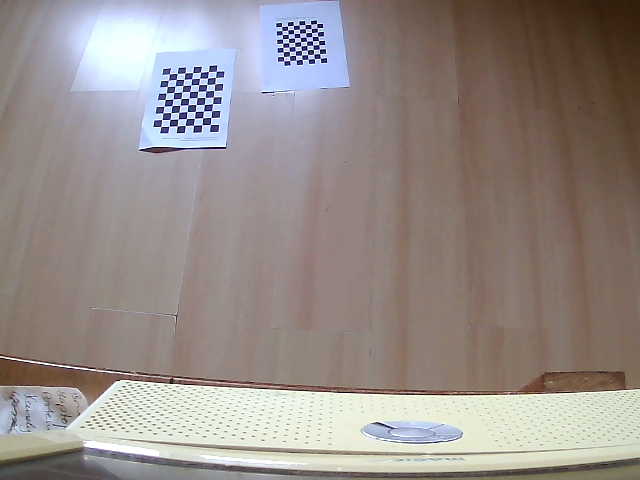
#> input picture old/meep.png, 640 x 480 px
$ python measurer_corner_detection.py
#> lines starting #> are read from the running program, lines starting #| are printed output that depends on the picture
import skimage
from skimage import io, color, morphology, transform, data, draw, feature
from skimage.feature import *
import matplotlib.pyplot as plt

image=io.imread("meep.png")
#> image is the input picture: shape (480, 640, 3); mean R, G, B 150, 141, 137.7
image=color.rgb2gray(image)
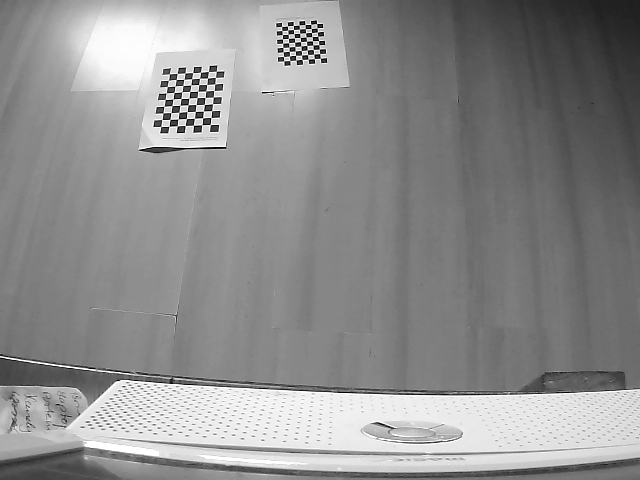
#> image: shape (480, 640) float64; min 0.005, max 1, mean 0.559
for sigma in range(2):
    for eps in [0]:
        plt.title("sigma="+str(sigma))
        something=corner_harris(image,k=0.01,eps=eps,sigma=sigma)
        plt.imshow(something)
        plt.show()
#> this loop made 2 passes
#> pass 1, `plt.show()`:
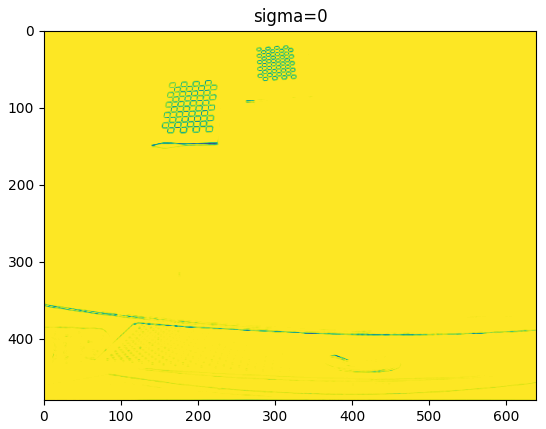
#> figure drawn by matplotlib, 1 panel
#> pass 2, `plt.show()`:
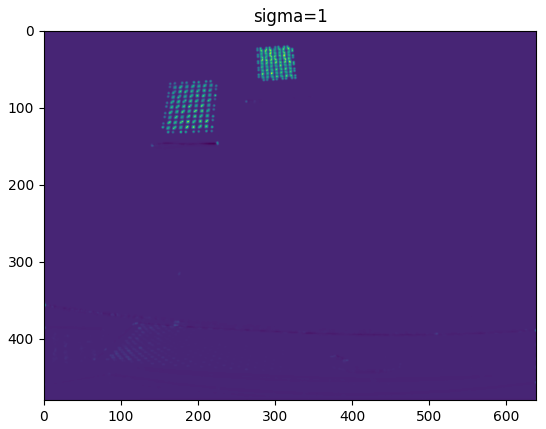
#> figure drawn by matplotlib, 1 panel
# [11 lines of commented-out code are left out]

$ run again, with old/distance_test.png copied over old/meep.png
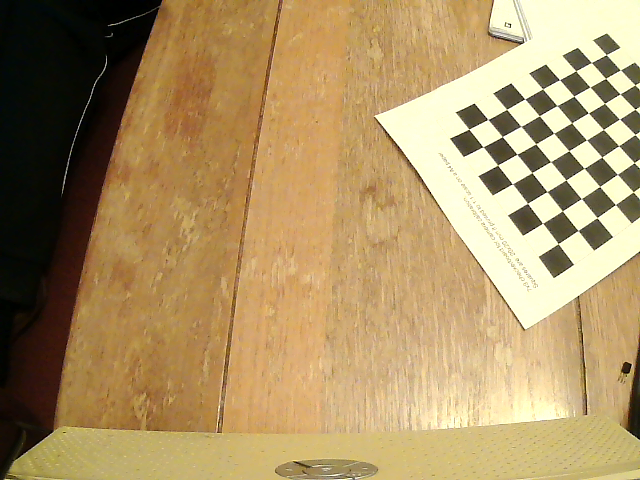
#> input picture old/distance_test.png, 640 x 480 px
#> image is the input picture: shape (480, 640, 3); mean R, G, B 171.7, 146.1, 100.8
#> `image=color.rgb2gray(image)`:
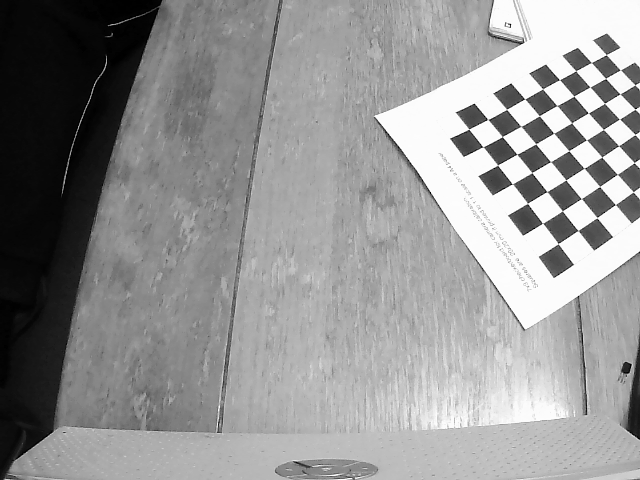
#> image: shape (480, 640) float64; min 0, max 1, mean 0.581
#> the loop `for sigma in range(2):` made 2 passes
#> pass 2, `plt.show()`:
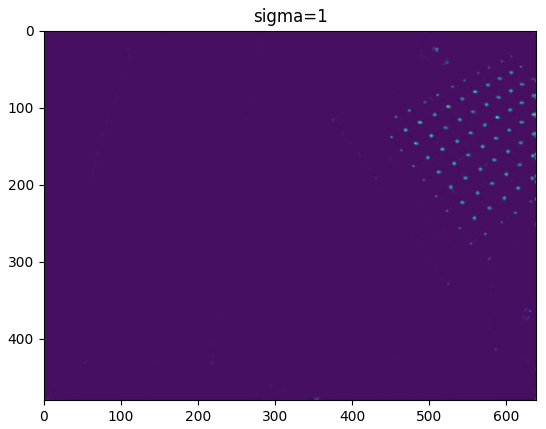
#> figure drawn by matplotlib, 1 panel

$ run again, with old/left12.jpg saved as old/meep.png
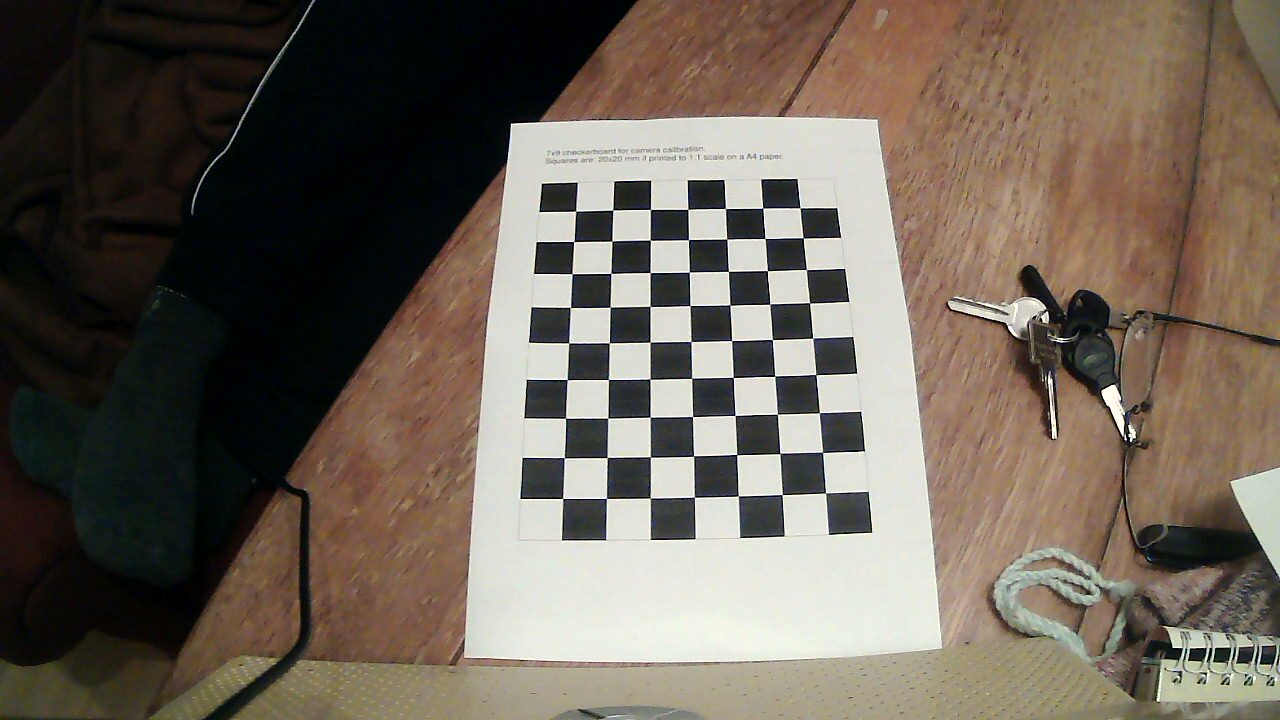
#> input picture old/left12.jpg, 1280 x 720 px
#> image is the input picture: shape (720, 1280, 3); mean R, G, B 109.2, 99, 87.7
#> `image=color.rgb2gray(image)`:
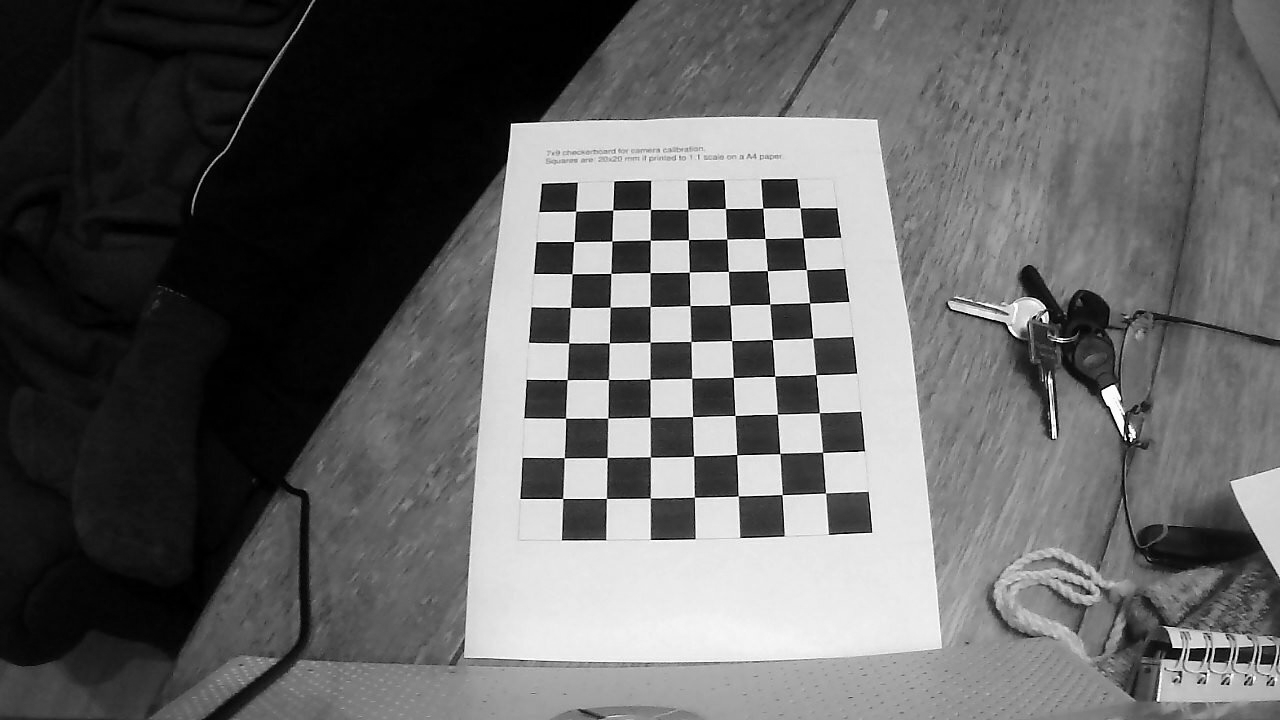
#> image: shape (720, 1280) float64; min 0, max 1, mean 0.394
#> the loop `for sigma in range(2):` made 2 passes
#> pass 2, `plt.show()`:
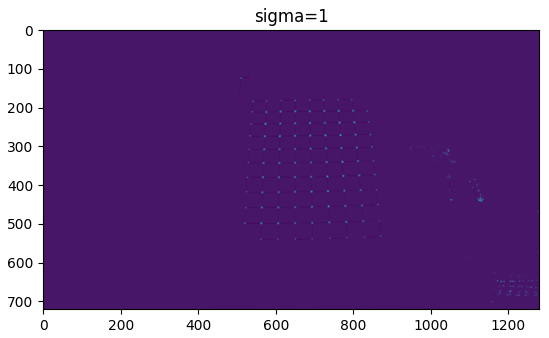
#> figure drawn by matplotlib, 1 panel
